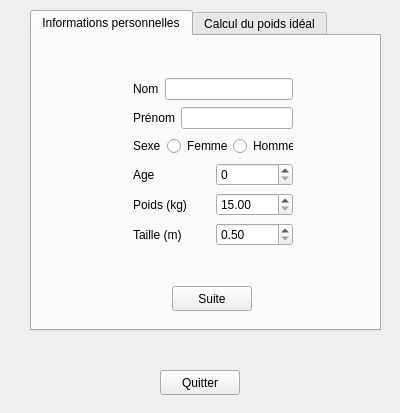
<?xml version="1.0" encoding="UTF-8"?>
<ui version="4.0">
 <class>Widget</class>
 <widget class="QWidget" name="Widget">
  <property name="geometry">
   <rect>
    <x>0</x>
    <y>0</y>
    <width>400</width>
    <height>413</height>
   </rect>
  </property>
  <property name="windowTitle">
   <string>Widget</string>
  </property>
  <widget class="QPushButton" name="pushButton">
   <property name="geometry">
    <rect>
     <x>160</x>
     <y>370</y>
     <width>80</width>
     <height>25</height>
    </rect>
   </property>
   <property name="text">
    <string>Quitter</string>
   </property>
  </widget>
  <widget class="QTabWidget" name="tabWidget">
   <property name="geometry">
    <rect>
     <x>30</x>
     <y>10</y>
     <width>351</width>
     <height>321</height>
    </rect>
   </property>
   <property name="currentIndex">
    <number>0</number>
   </property>
   <widget class="QWidget" name="widget">
    <attribute name="title">
     <string>Informations personnelles</string>
    </attribute>
    <widget class="QWidget" name="layoutWidget">
     <property name="geometry">
      <rect>
       <x>90</x>
       <y>30</y>
       <width>182</width>
       <height>195</height>
      </rect>
     </property>
     <layout class="QVBoxLayout" name="verticalLayout">
      <item>
       <layout class="QHBoxLayout" name="horizontalLayout_6">
        <item>
         <widget class="QLabel" name="label">
          <property name="text">
           <string>Nom</string>
          </property>
         </widget>
        </item>
        <item>
         <widget class="QLineEdit" name="lineEdit"/>
        </item>
       </layout>
      </item>
      <item>
       <layout class="QHBoxLayout" name="horizontalLayout_5">
        <item>
         <widget class="QLabel" name="label_2">
          <property name="text">
           <string>Prénom</string>
          </property>
         </widget>
        </item>
        <item>
         <widget class="QLineEdit" name="lineEdit_2"/>
        </item>
       </layout>
      </item>
      <item>
       <layout class="QHBoxLayout" name="horizontalLayout_4">
        <item>
         <widget class="QLabel" name="label_3">
          <property name="text">
           <string>Sexe</string>
          </property>
         </widget>
        </item>
        <item>
         <widget class="QRadioButton" name="radioButton">
          <property name="text">
           <string>Femme</string>
          </property>
         </widget>
        </item>
        <item>
         <widget class="QRadioButton" name="radioButton_2">
          <property name="text">
           <string>Homme</string>
          </property>
         </widget>
        </item>
       </layout>
      </item>
      <item>
       <layout class="QHBoxLayout" name="horizontalLayout">
        <item>
         <widget class="QLabel" name="label_4">
          <property name="text">
           <string>Age</string>
          </property>
         </widget>
        </item>
        <item>
         <widget class="QSpinBox" name="spinBox"/>
        </item>
       </layout>
      </item>
      <item>
       <layout class="QHBoxLayout" name="horizontalLayout_2">
        <item>
         <widget class="QLabel" name="label_5">
          <property name="text">
           <string>Poids (kg)</string>
          </property>
         </widget>
        </item>
        <item>
         <widget class="QDoubleSpinBox" name="doubleSpinBox_2">
          <property name="minimum">
           <double>15.000000000000000</double>
          </property>
          <property name="maximum">
           <double>300.000000000000000</double>
          </property>
          <property name="singleStep">
           <double>0.100000000000000</double>
          </property>
          <property name="value">
           <double>15.000000000000000</double>
          </property>
         </widget>
        </item>
       </layout>
      </item>
      <item>
       <layout class="QHBoxLayout" name="horizontalLayout_3">
        <item>
         <widget class="QLabel" name="label_6">
          <property name="text">
           <string>Taille (m)</string>
          </property>
         </widget>
        </item>
        <item>
         <widget class="QDoubleSpinBox" name="doubleSpinBox_3">
          <property name="minimum">
           <double>0.500000000000000</double>
          </property>
          <property name="maximum">
           <double>3.000000000000000</double>
          </property>
          <property name="singleStep">
           <double>0.100000000000000</double>
          </property>
          <property name="value">
           <double>0.500000000000000</double>
          </property>
         </widget>
        </item>
       </layout>
      </item>
     </layout>
    </widget>
    <widget class="QPushButton" name="pushButton_2">
     <property name="geometry">
      <rect>
       <x>140</x>
       <y>250</y>
       <width>80</width>
       <height>25</height>
      </rect>
     </property>
     <property name="text">
      <string>Suite</string>
     </property>
    </widget>
   </widget>
   <widget class="QWidget" name="tab_2">
    <attribute name="title">
     <string>Calcul du poids idéal</string>
    </attribute>
    <widget class="QTextEdit" name="textEdit">
     <property name="geometry">
      <rect>
       <x>20</x>
       <y>10</y>
       <width>311</width>
       <height>171</height>
      </rect>
     </property>
    </widget>
    <widget class="QWidget" name="layoutWidget_2">
     <property name="geometry">
      <rect>
       <x>30</x>
       <y>198</y>
       <width>293</width>
       <height>89</height>
      </rect>
     </property>
     <layout class="QVBoxLayout" name="verticalLayout_2">
      <item>
       <widget class="QPushButton" name="pushButton_3">
        <property name="text">
         <string>Poids idéal de devine</string>
        </property>
       </widget>
      </item>
      <item>
       <widget class="QPushButton" name="pushButton_4">
        <property name="text">
         <string>Poids idéal formule de lorentz</string>
        </property>
       </widget>
      </item>
      <item>
       <widget class="QPushButton" name="pushButton_5">
        <property name="text">
         <string>Poids idéal formule de lorentz en fonction de l'age</string>
        </property>
       </widget>
      </item>
     </layout>
    </widget>
   </widget>
  </widget>
 </widget>
 <layoutdefault spacing="6" margin="11"/>
 <resources/>
 <connections>
  <connection>
   <sender>pushButton</sender>
   <signal>clicked()</signal>
   <receiver>Widget</receiver>
   <slot>close()</slot>
   <hints>
    <hint type="sourcelabel">
     <x>180</x>
     <y>375</y>
    </hint>
    <hint type="destinationlabel">
     <x>123</x>
     <y>355</y>
    </hint>
   </hints>
  </connection>
 </connections>
</ui>
